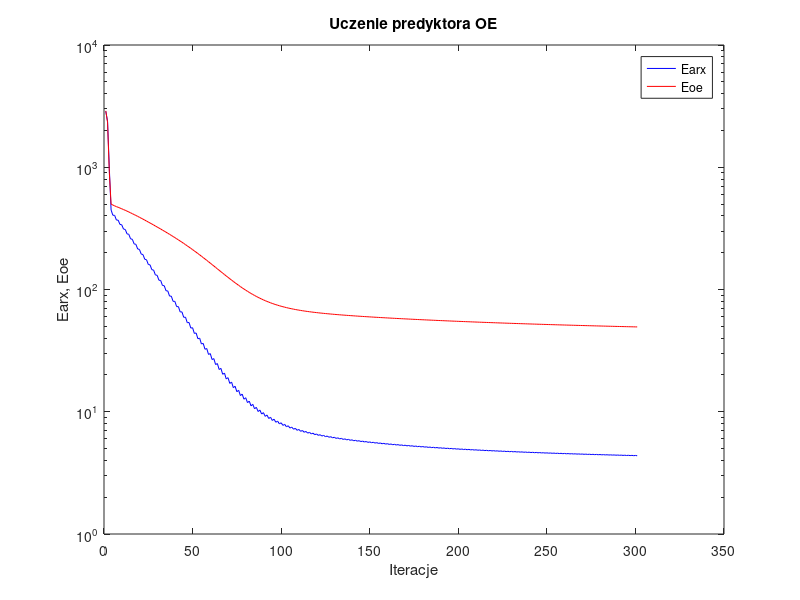
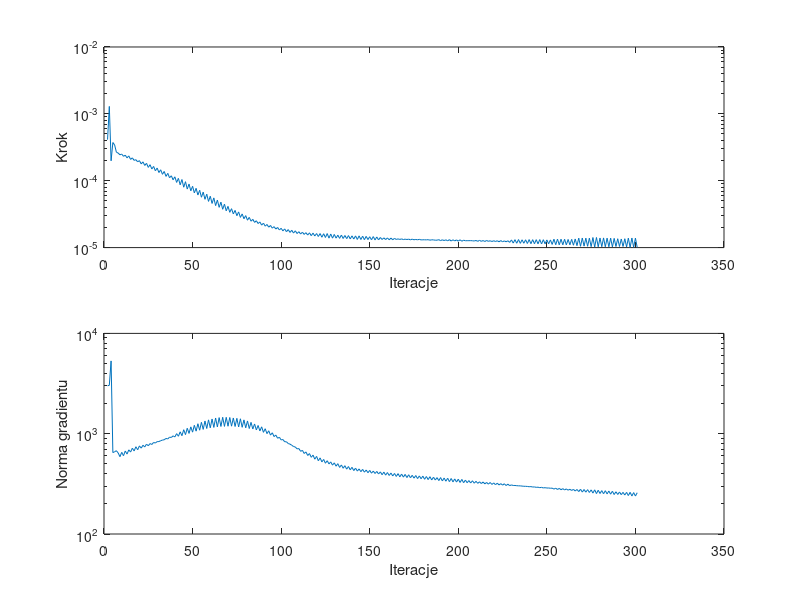

Reproduce these figures in MATLAB, in order.
%uczenie predyktora oe
clear all;
n=0; farx(n+1)=2.870358e+003; foe(n+1)=2.891916e+003; wspucz(n+1)=0.000000e+000; ng(n+1)=0.000000e+000;
n=1; farx(n+1)=2.379717e+003; foe(n+1)=2.336260e+003; krok(n+1)=4.114508e-004; ng(n+1)=3.007640e+003;
n=2; farx(n+1)=9.786130e+002; foe(n+1)=9.057911e+002; krok(n+1)=1.291963e-003; ng(n+1)=3.034686e+003;
n=3; farx(n+1)=4.470461e+002; foe(n+1)=4.997754e+002; krok(n+1)=1.985317e-004; ng(n+1)=5.317255e+003;
n=4; farx(n+1)=4.049215e+002; foe(n+1)=4.907626e+002; krok(n+1)=3.726079e-004; ng(n+1)=6.481428e+002;
n=5; farx(n+1)=4.040805e+002; foe(n+1)=4.833099e+002; krok(n+1)=3.423805e-004; ng(n+1)=6.613976e+002;
n=6; farx(n+1)=3.699364e+002; foe(n+1)=4.764314e+002; krok(n+1)=2.666638e-004; ng(n+1)=6.763047e+002;
n=7; farx(n+1)=3.691539e+002; foe(n+1)=4.702760e+002; krok(n+1)=2.594055e-004; ng(n+1)=6.428870e+002;
n=8; farx(n+1)=3.407019e+002; foe(n+1)=4.638216e+002; krok(n+1)=2.440395e-004; ng(n+1)=5.898796e+002;
n=9; farx(n+1)=3.386245e+002; foe(n+1)=4.574833e+002; krok(n+1)=2.505581e-004; ng(n+1)=6.518674e+002;
n=10; farx(n+1)=3.122037e+002; foe(n+1)=4.508357e+002; krok(n+1)=2.318206e-004; ng(n+1)=6.034010e+002;
n=11; farx(n+1)=3.098157e+002; foe(n+1)=4.443088e+002; krok(n+1)=2.411330e-004; ng(n+1)=6.723038e+002;
n=12; farx(n+1)=2.852707e+002; foe(n+1)=4.375028e+002; krok(n+1)=2.197532e-004; ng(n+1)=6.266444e+002;
n=13; farx(n+1)=2.827343e+002; foe(n+1)=4.308291e+002; krok(n+1)=2.351766e-004; ng(n+1)=6.902836e+002;
n=14; farx(n+1)=2.597750e+002; foe(n+1)=4.239021e+002; krok(n+1)=2.084136e-004; ng(n+1)=6.560760e+002;
n=15; farx(n+1)=2.574609e+002; foe(n+1)=4.171661e+002; krok(n+1)=2.197532e-004; ng(n+1)=7.166659e+002;
n=16; farx(n+1)=2.362023e+002; foe(n+1)=4.102190e+002; krok(n+1)=2.014683e-004; ng(n+1)=6.729562e+002;
n=17; farx(n+1)=2.341553e+002; foe(n+1)=4.034754e+002; krok(n+1)=2.064885e-004; ng(n+1)=7.410995e+002;
n=18; farx(n+1)=2.146749e+002; foe(n+1)=3.965544e+002; krok(n+1)=1.915864e-004; ng(n+1)=6.916265e+002;
n=19; farx(n+1)=2.127643e+002; foe(n+1)=3.898362e+002; krok(n+1)=1.997320e-004; ng(n+1)=7.559288e+002;
n=20; farx(n+1)=1.949448e+002; foe(n+1)=3.829677e+002; krok(n+1)=1.784716e-004; ng(n+1)=7.176982e+002;
n=21; farx(n+1)=1.931406e+002; foe(n+1)=3.763091e+002; krok(n+1)=1.915864e-004; ng(n+1)=7.671438e+002;
n=22; farx(n+1)=1.767624e+002; foe(n+1)=3.695416e+002; krok(n+1)=1.691914e-004; ng(n+1)=7.373591e+002;
n=23; farx(n+1)=1.752618e+002; foe(n+1)=3.629945e+002; krok(n+1)=1.821498e-004; ng(n+1)=7.861435e+002;
n=24; farx(n+1)=1.602993e+002; foe(n+1)=3.563448e+002; krok(n+1)=1.582138e-004; ng(n+1)=7.584001e+002;
n=25; farx(n+1)=1.589599e+002; foe(n+1)=3.499086e+002; krok(n+1)=1.736749e-004; ng(n+1)=7.978290e+002;
n=26; farx(n+1)=1.452041e+002; foe(n+1)=3.433992e+002; krok(n+1)=1.498490e-004; ng(n+1)=7.804519e+002;
n=27; farx(n+1)=1.441591e+002; foe(n+1)=3.371059e+002; krok(n+1)=1.635393e-004; ng(n+1)=8.176914e+002;
n=28; farx(n+1)=1.315560e+002; foe(n+1)=3.307399e+002; krok(n+1)=1.409239e-004; ng(n+1)=8.073547e+002;
n=29; farx(n+1)=1.307143e+002; foe(n+1)=3.245786e+002; krok(n+1)=1.547979e-004; ng(n+1)=8.337438e+002;
n=30; farx(n+1)=1.191411e+002; foe(n+1)=3.183535e+002; krok(n+1)=1.325538e-004; ng(n+1)=8.346058e+002;
n=31; farx(n+1)=1.185071e+002; foe(n+1)=3.123249e+002; krok(n+1)=1.457243e-004; ng(n+1)=8.518691e+002;
n=32; farx(n+1)=1.078720e+002; foe(n+1)=3.062373e+002; krok(n+1)=1.247165e-004; ng(n+1)=8.629694e+002;
n=33; farx(n+1)=1.074360e+002; foe(n+1)=3.003357e+002; krok(n+1)=1.376014e-004; ng(n+1)=8.708062e+002;
n=34; farx(n+1)=9.768039e+001; foe(n+1)=2.943688e+002; krok(n+1)=1.161197e-004; ng(n+1)=8.962714e+002;
n=35; farx(n+1)=9.735805e+001; foe(n+1)=2.885751e+002; krok(n+1)=1.289393e-004; ng(n+1)=8.864971e+002;
n=36; farx(n+1)=8.832101e+001; foe(n+1)=2.827405e+002; krok(n+1)=1.107642e-004; ng(n+1)=9.233472e+002;
n=37; farx(n+1)=8.824054e+001; foe(n+1)=2.770796e+002; krok(n+1)=1.185248e-004; ng(n+1)=9.169673e+002;
n=38; farx(n+1)=8.000348e+001; foe(n+1)=2.713650e+002; krok(n+1)=1.032442e-004; ng(n+1)=9.523638e+002;
n=39; farx(n+1)=7.998961e+001; foe(n+1)=2.657877e+002; krok(n+1)=1.144049e-004; ng(n+1)=9.289870e+002;
n=40; farx(n+1)=7.241528e+001; foe(n+1)=2.601512e+002; krok(n+1)=9.429965e-005; ng(n+1)=1.001064e+003;
n=41; farx(n+1)=7.245771e+001; foe(n+1)=2.546529e+002; krok(n+1)=1.085565e-004; ng(n+1)=9.429616e+002;
n=42; farx(n+1)=6.553369e+001; foe(n+1)=2.491115e+002; krok(n+1)=8.683747e-005; ng(n+1)=1.044050e+003;
n=43; farx(n+1)=6.562028e+001; foe(n+1)=2.436807e+002; krok(n+1)=1.042068e-004; ng(n+1)=9.551786e+002;
n=44; farx(n+1)=5.922086e+001; foe(n+1)=2.382114e+002; krok(n+1)=7.999634e-005; ng(n+1)=1.095599e+003;
n=45; farx(n+1)=5.938794e+001; foe(n+1)=2.328773e+002; krok(n+1)=9.677161e-005; ng(n+1)=9.795556e+002;
n=46; farx(n+1)=5.350700e+001; foe(n+1)=2.275263e+002; krok(n+1)=7.500566e-005; ng(n+1)=1.133029e+003;
n=47; farx(n+1)=5.375655e+001; foe(n+1)=2.223022e+002; krok(n+1)=8.923578e-005; ng(n+1)=1.006640e+003;
n=48; farx(n+1)=4.834622e+001; foe(n+1)=2.170775e+002; krok(n+1)=7.066590e-005; ng(n+1)=1.169683e+003;
n=49; farx(n+1)=4.868910e+001; foe(n+1)=2.119776e+002; krok(n+1)=8.254679e-005; ng(n+1)=1.036220e+003;
n=50; farx(n+1)=4.372096e+001; foe(n+1)=2.068715e+002; krok(n+1)=6.583320e-005; ng(n+1)=1.212867e+003;
n=51; farx(n+1)=4.411551e+001; foe(n+1)=2.018899e+002; krok(n+1)=7.703001e-005; ng(n+1)=1.060021e+003;
n=52; farx(n+1)=3.955926e+001; foe(n+1)=1.969085e+002; krok(n+1)=6.112503e-005; ng(n+1)=1.256989e+003;
n=53; farx(n+1)=3.998667e+001; foe(n+1)=1.920527e+002; krok(n+1)=7.197288e-005; ng(n+1)=1.084050e+003;
n=54; farx(n+1)=3.582232e+001; foe(n+1)=1.872094e+002; krok(n+1)=5.665485e-005; ng(n+1)=1.298417e+003;
n=55; farx(n+1)=3.626480e+001; foe(n+1)=1.824860e+002; krok(n+1)=6.756687e-005; ng(n+1)=1.104144e+003;
n=56; farx(n+1)=3.244462e+001; foe(n+1)=1.777921e+002; krok(n+1)=5.275049e-005; ng(n+1)=1.338684e+003;
n=57; farx(n+1)=3.291634e+001; foe(n+1)=1.732297e+002; krok(n+1)=6.291931e-005; ng(n+1)=1.126741e+003;
n=58; farx(n+1)=2.942588e+001; foe(n+1)=1.687023e+002; krok(n+1)=4.908915e-005; ng(n+1)=1.373819e+003;
n=59; farx(n+1)=2.990563e+001; foe(n+1)=1.643092e+002; krok(n+1)=5.861720e-005; ng(n+1)=1.144008e+003;
n=60; farx(n+1)=2.673351e+001; foe(n+1)=1.599685e+002; krok(n+1)=4.572173e-005; ng(n+1)=1.400820e+003;
n=61; farx(n+1)=2.721536e+001; foe(n+1)=1.557529e+002; krok(n+1)=5.538211e-005; ng(n+1)=1.155096e+003;
n=62; farx(n+1)=2.431523e+001; foe(n+1)=1.515967e+002; krok(n+1)=4.244958e-005; ng(n+1)=1.434381e+003;
n=63; farx(n+1)=2.479420e+001; foe(n+1)=1.475819e+002; krok(n+1)=5.143136e-005; ng(n+1)=1.168352e+003;
n=64; farx(n+1)=2.215791e+001; foe(n+1)=1.436456e+002; krok(n+1)=3.999817e-005; ng(n+1)=1.446829e+003;
n=65; farx(n+1)=2.264068e+001; foe(n+1)=1.398500e+002; krok(n+1)=4.780368e-005; ng(n+1)=1.180542e+003;
n=66; farx(n+1)=2.025616e+001; foe(n+1)=1.361375e+002; krok(n+1)=3.740683e-005; ng(n+1)=1.457542e+003;
n=67; farx(n+1)=2.071762e+001; foe(n+1)=1.325585e+002; krok(n+1)=4.461789e-005; ng(n+1)=1.182483e+003;
n=68; farx(n+1)=1.855574e+001; foe(n+1)=1.290842e+002; krok(n+1)=3.546212e-005; ng(n+1)=1.455931e+003;
n=69; farx(n+1)=1.901379e+001; foe(n+1)=1.257439e+002; krok(n+1)=4.135969e-005; ng(n+1)=1.187009e+003;
n=70; farx(n+1)=1.705139e+001; foe(n+1)=1.225090e+002; krok(n+1)=3.369455e-005; ng(n+1)=1.450284e+003;
n=71; farx(n+1)=1.750300e+001; foe(n+1)=1.194119e+002; krok(n+1)=3.819627e-005; ng(n+1)=1.188573e+003;
n=72; farx(n+1)=1.573925e+001; foe(n+1)=1.164195e+002; krok(n+1)=3.190024e-005; ng(n+1)=1.434644e+003;
n=73; farx(n+1)=1.617088e+001; foe(n+1)=1.135552e+002; krok(n+1)=3.598915e-005; ng(n+1)=1.179747e+003;
n=74; farx(n+1)=1.458438e+001; foe(n+1)=1.107972e+002; krok(n+1)=2.998666e-005; ng(n+1)=1.422550e+003;
n=75; farx(n+1)=1.499362e+001; foe(n+1)=1.081625e+002; krok(n+1)=3.415827e-005; ng(n+1)=1.167574e+003;
n=76; farx(n+1)=1.356072e+001; foe(n+1)=1.056332e+002; krok(n+1)=2.829063e-005; ng(n+1)=1.408187e+003;
n=77; farx(n+1)=1.394655e+001; foe(n+1)=1.032284e+002; krok(n+1)=3.190024e-005; ng(n+1)=1.158555e+003;
n=78; farx(n+1)=1.266396e+001; foe(n+1)=1.009294e+002; krok(n+1)=2.700051e-005; ng(n+1)=1.373520e+003;
n=79; farx(n+1)=1.302680e+001; foe(n+1)=9.874503e+001; krok(n+1)=3.008156e-005; ng(n+1)=1.144665e+003;
n=80; farx(n+1)=1.187767e+001; foe(n+1)=9.666265e+001; krok(n+1)=2.567510e-005; ng(n+1)=1.340273e+003;
n=81; farx(n+1)=1.221393e+001; foe(n+1)=9.468806e+001; krok(n+1)=2.832743e-005; ng(n+1)=1.126151e+003;
n=82; farx(n+1)=1.117968e+001; foe(n+1)=9.281259e+001; krok(n+1)=2.480406e-005; ng(n+1)=1.297090e+003;
n=83; farx(n+1)=1.149921e+001; foe(n+1)=9.103981e+001; krok(n+1)=2.647223e-005; ng(n+1)=1.114165e+003;
n=84; farx(n+1)=1.057518e+001; foe(n+1)=8.935689e+001; krok(n+1)=2.383042e-005; ng(n+1)=1.250484e+003;
n=85; farx(n+1)=1.087239e+001; foe(n+1)=8.776789e+001; krok(n+1)=2.519594e-005; ng(n+1)=1.089964e+003;
n=86; farx(n+1)=1.004224e+001; foe(n+1)=8.626174e+001; krok(n+1)=2.288495e-005; ng(n+1)=1.207445e+003;
n=87; farx(n+1)=1.032346e+001; foe(n+1)=8.484325e+001; krok(n+1)=2.418894e-005; ng(n+1)=1.066101e+003;
n=88; farx(n+1)=9.579237e+000; foe(n+1)=8.349753e+001; krok(n+1)=2.167257e-005; ng(n+1)=1.170888e+003;
n=89; farx(n+1)=9.835106e+000; foe(n+1)=8.223275e+001; krok(n+1)=2.322634e-005; ng(n+1)=1.031753e+003;
n=90; farx(n+1)=9.167907e+000; foe(n+1)=8.103567e+001; krok(n+1)=2.092147e-005; ng(n+1)=1.120953e+003;
n=91; farx(n+1)=9.404173e+000; foe(n+1)=7.991177e+001; krok(n+1)=2.219138e-005; ng(n+1)=1.001570e+003;
n=92; farx(n+1)=8.807309e+000; foe(n+1)=7.884885e+001; krok(n+1)=2.020511e-005; ng(n+1)=1.069227e+003;
n=93; farx(n+1)=9.024779e+000; foe(n+1)=7.785101e+001; krok(n+1)=2.142725e-005; ng(n+1)=9.678393e+002;
n=94; farx(n+1)=8.487511e+000; foe(n+1)=7.690764e+001; krok(n+1)=1.953303e-005; ng(n+1)=1.021186e+003;
n=95; farx(n+1)=8.687942e+000; foe(n+1)=7.602284e+001; krok(n+1)=2.058283e-005; ng(n+1)=9.359780e+002;
n=96; farx(n+1)=8.206283e+000; foe(n+1)=7.518644e+001; krok(n+1)=1.894313e-005; ng(n+1)=9.692025e+002;
n=97; farx(n+1)=8.390426e+000; foe(n+1)=7.440141e+001; krok(n+1)=1.999909e-005; ng(n+1)=9.008433e+002;
n=98; farx(n+1)=7.956246e+000; foe(n+1)=7.365916e+001; krok(n+1)=1.834698e-005; ng(n+1)=9.219339e+002;
n=99; farx(n+1)=8.125826e+000; foe(n+1)=7.296231e+001; krok(n+1)=1.944453e-005; ng(n+1)=8.666214e+002;
n=100; farx(n+1)=7.734571e+000; foe(n+1)=7.230306e+001; krok(n+1)=1.777520e-005; ng(n+1)=8.750530e+002;
n=101; farx(n+1)=7.890323e+000; foe(n+1)=7.168335e+001; krok(n+1)=1.904053e-005; ng(n+1)=8.311050e+002;
n=102; farx(n+1)=7.535672e+000; foe(n+1)=7.109667e+001; krok(n+1)=1.726474e-005; ng(n+1)=8.309711e+002;
n=103; farx(n+1)=7.679429e+000; foe(n+1)=7.054469e+001; krok(n+1)=1.859953e-005; ng(n+1)=7.980954e+002;
n=104; farx(n+1)=7.356917e+000; foe(n+1)=7.002153e+001; krok(n+1)=1.685899e-005; ng(n+1)=7.870050e+002;
n=105; farx(n+1)=7.490235e+000; foe(n+1)=6.952872e+001; krok(n+1)=1.816250e-005; ng(n+1)=7.671147e+002;
n=106; farx(n+1)=7.196317e+000; foe(n+1)=6.906086e+001; krok(n+1)=1.649119e-005; ng(n+1)=7.444940e+002;
n=107; farx(n+1)=7.320346e+000; foe(n+1)=6.861932e+001; krok(n+1)=1.782680e-005; ng(n+1)=7.368416e+002;
n=108; farx(n+1)=7.049826e+000; foe(n+1)=6.819927e+001; krok(n+1)=1.621284e-005; ng(n+1)=7.056181e+002;
n=109; farx(n+1)=7.166021e+000; foe(n+1)=6.780254e+001; krok(n+1)=1.729605e-005; ng(n+1)=7.111954e+002;
n=110; farx(n+1)=6.918872e+000; foe(n+1)=6.742424e+001; krok(n+1)=1.595012e-005; ng(n+1)=6.670012e+002;
n=111; farx(n+1)=7.026529e+000; foe(n+1)=6.706569e+001; krok(n+1)=1.700060e-005; ng(n+1)=6.824654e+002;
n=112; farx(n+1)=6.798672e+000; foe(n+1)=6.672327e+001; krok(n+1)=1.573332e-005; ng(n+1)=6.347134e+002;
n=113; farx(n+1)=6.900072e+000; foe(n+1)=6.639789e+001; krok(n+1)=1.672925e-005; ng(n+1)=6.579469e+002;
n=114; farx(n+1)=6.689803e+000; foe(n+1)=6.608625e+001; krok(n+1)=1.539716e-005; ng(n+1)=6.065309e+002;
n=115; farx(n+1)=6.784781e+000; foe(n+1)=6.578916e+001; krok(n+1)=1.663763e-005; ng(n+1)=6.335372e+002;
n=116; farx(n+1)=6.589304e+000; foe(n+1)=6.550391e+001; krok(n+1)=1.507081e-005; ng(n+1)=5.817769e+002;
n=117; farx(n+1)=6.678471e+000; foe(n+1)=6.523131e+001; krok(n+1)=1.645830e-005; ng(n+1)=6.115874e+002;
n=118; farx(n+1)=6.495536e+000; foe(n+1)=6.496901e+001; krok(n+1)=1.491645e-005; ng(n+1)=5.571244e+002;
n=119; farx(n+1)=6.580703e+000; foe(n+1)=6.471783e+001; krok(n+1)=1.621284e-005; ng(n+1)=5.939102e+002;
n=120; farx(n+1)=6.409878e+000; foe(n+1)=6.447527e+001; krok(n+1)=1.465800e-005; ng(n+1)=5.375966e+002;
n=121; farx(n+1)=6.490786e+000; foe(n+1)=6.424223e+001; krok(n+1)=1.621284e-005; ng(n+1)=5.740838e+002;
n=122; farx(n+1)=6.330666e+000; foe(n+1)=6.401643e+001; krok(n+1)=1.428638e-005; ng(n+1)=5.234045e+002;
n=123; farx(n+1)=6.406232e+000; foe(n+1)=6.379881e+001; krok(n+1)=1.611741e-005; ng(n+1)=5.539062e+002;
n=124; farx(n+1)=6.255745e+000; foe(n+1)=6.358804e+001; krok(n+1)=1.416371e-005; ng(n+1)=5.076584e+002;
n=125; farx(n+1)=6.328965e+000; foe(n+1)=6.338410e+001; krok(n+1)=1.621284e-005; ng(n+1)=5.379308e+002;
n=126; farx(n+1)=6.185322e+000; foe(n+1)=6.318546e+001; krok(n+1)=1.384553e-005; ng(n+1)=4.995753e+002;
n=127; farx(n+1)=6.255059e+000; foe(n+1)=6.299347e+001; krok(n+1)=1.597838e-005; ng(n+1)=5.235048e+002;
n=128; farx(n+1)=6.118615e+000; foe(n+1)=6.280637e+001; krok(n+1)=1.384553e-005; ng(n+1)=4.857396e+002;
n=129; farx(n+1)=6.186144e+000; foe(n+1)=6.262505e+001; krok(n+1)=1.572983e-005; ng(n+1)=5.121353e+002;
n=130; farx(n+1)=6.055541e+000; foe(n+1)=6.244785e+001; krok(n+1)=1.384553e-005; ng(n+1)=4.740426e+002;
n=131; farx(n+1)=6.120937e+000; foe(n+1)=6.227591e+001; krok(n+1)=1.535151e-005; ng(n+1)=5.027147e+002;
n=132; farx(n+1)=5.997773e+000; foe(n+1)=6.210760e+001; krok(n+1)=1.373458e-005; ng(n+1)=4.611887e+002;
n=133; farx(n+1)=6.060129e+000; foe(n+1)=6.194331e+001; krok(n+1)=1.539716e-005; ng(n+1)=4.881673e+002;
n=134; farx(n+1)=5.941465e+000; foe(n+1)=6.178246e+001; krok(n+1)=1.368724e-005; ng(n+1)=4.522943e+002;
n=135; farx(n+1)=6.002428e+000; foe(n+1)=6.162545e+001; krok(n+1)=1.517047e-005; ng(n+1)=4.798730e+002;
n=136; farx(n+1)=5.888624e+000; foe(n+1)=6.147132e+001; krok(n+1)=1.361415e-005; ng(n+1)=4.431080e+002;
n=137; farx(n+1)=5.948038e+000; foe(n+1)=6.132057e+001; krok(n+1)=1.511881e-005; ng(n+1)=4.704447e+002;
n=138; farx(n+1)=5.838276e+000; foe(n+1)=6.117228e+001; krok(n+1)=1.349208e-005; ng(n+1)=4.365082e+002;
n=139; farx(n+1)=5.895977e+000; foe(n+1)=6.102713e+001; krok(n+1)=1.498382e-005; ng(n+1)=4.621764e+002;
n=140; farx(n+1)=5.790377e+000; foe(n+1)=6.088421e+001; krok(n+1)=1.342816e-005; ng(n+1)=4.288461e+002;
n=141; farx(n+1)=5.846761e+000; foe(n+1)=6.074407e+001; krok(n+1)=1.496279e-005; ng(n+1)=4.540869e+002;
n=142; farx(n+1)=5.745035e+000; foe(n+1)=6.060583e+001; krok(n+1)=1.323611e-005; ng(n+1)=4.238748e+002;
n=143; farx(n+1)=5.799535e+000; foe(n+1)=6.047004e+001; krok(n+1)=1.497616e-005; ng(n+1)=4.454496e+002;
n=144; farx(n+1)=5.700718e+000; foe(n+1)=6.033613e+001; krok(n+1)=1.321254e-005; ng(n+1)=4.184810e+002;
n=145; farx(n+1)=5.754331e+000; foe(n+1)=6.020463e+001; krok(n+1)=1.481560e-005; ng(n+1)=4.406947e+002;
n=146; farx(n+1)=5.658746e+000; foe(n+1)=6.007471e+001; krok(n+1)=1.313918e-005; ng(n+1)=4.135759e+002;
n=147; farx(n+1)=5.710881e+000; foe(n+1)=5.994695e+001; krok(n+1)=1.470858e-005; ng(n+1)=4.344373e+002;
n=148; farx(n+1)=5.617955e+000; foe(n+1)=5.982077e+001; krok(n+1)=1.317649e-005; ng(n+1)=4.084076e+002;
n=149; farx(n+1)=5.669336e+000; foe(n+1)=5.969663e+001; krok(n+1)=1.453671e-005; ng(n+1)=4.305255e+002;
n=150; farx(n+1)=5.579501e+000; foe(n+1)=5.957384e+001; krok(n+1)=1.308609e-005; ng(n+1)=4.038587e+002;
n=151; farx(n+1)=5.629795e+000; foe(n+1)=5.945282e+001; krok(n+1)=1.460917e-005; ng(n+1)=4.239766e+002;
n=152; farx(n+1)=5.541757e+000; foe(n+1)=5.933301e+001; krok(n+1)=1.302585e-005; ng(n+1)=4.011263e+002;
n=153; farx(n+1)=5.591313e+000; foe(n+1)=5.921512e+001; krok(n+1)=1.442554e-005; ng(n+1)=4.205708e+002;
n=154; farx(n+1)=5.505682e+000; foe(n+1)=5.909829e+001; krok(n+1)=1.302585e-005; ng(n+1)=3.965745e+002;
n=155; farx(n+1)=5.553779e+000; foe(n+1)=5.898324e+001; krok(n+1)=1.416371e-005; ng(n+1)=4.163236e+002;
n=156; farx(n+1)=5.470502e+000; foe(n+1)=5.886937e+001; krok(n+1)=1.321254e-005; ng(n+1)=3.900390e+002;
n=157; farx(n+1)=5.518239e+000; foe(n+1)=5.875707e+001; krok(n+1)=1.398954e-005; ng(n+1)=4.140940e+002;
n=158; farx(n+1)=5.437074e+000; foe(n+1)=5.864577e+001; krok(n+1)=1.317649e-005; ng(n+1)=3.862970e+002;
n=159; farx(n+1)=5.484069e+000; foe(n+1)=5.853596e+001; krok(n+1)=1.395478e-005; ng(n+1)=4.098462e+002;
n=160; farx(n+1)=5.404914e+000; foe(n+1)=5.842705e+001; krok(n+1)=1.308479e-005; ng(n+1)=3.832560e+002;
n=161; farx(n+1)=5.450756e+000; foe(n+1)=5.831957e+001; krok(n+1)=1.386876e-005; ng(n+1)=4.051365e+002;
n=162; farx(n+1)=5.373711e+000; foe(n+1)=5.821302e+001; krok(n+1)=1.308609e-005; ng(n+1)=3.791895e+002;
n=163; farx(n+1)=5.418447e+000; foe(n+1)=5.810777e+001; krok(n+1)=1.373458e-005; ng(n+1)=4.010541e+002;
n=164; farx(n+1)=5.342906e+000; foe(n+1)=5.800346e+001; krok(n+1)=1.322977e-005; ng(n+1)=3.748341e+002;
n=165; farx(n+1)=5.387327e+000; foe(n+1)=5.790043e+001; krok(n+1)=1.351734e-005; ng(n+1)=3.998877e+002;
n=166; farx(n+1)=5.313659e+000; foe(n+1)=5.779822e+001; krok(n+1)=1.323611e-005; ng(n+1)=3.711629e+002;
n=167; farx(n+1)=5.357473e+000; foe(n+1)=5.769723e+001; krok(n+1)=1.350026e-005; ng(n+1)=3.962143e+002;
n=168; farx(n+1)=5.285257e+000; foe(n+1)=5.759702e+001; krok(n+1)=1.317649e-005; ng(n+1)=3.689440e+002;
n=169; farx(n+1)=5.328239e+000; foe(n+1)=5.749799e+001; krok(n+1)=1.338683e-005; ng(n+1)=3.929155e+002;
n=170; farx(n+1)=5.257732e+000; foe(n+1)=5.739972e+001; krok(n+1)=1.319809e-005; ng(n+1)=3.652835e+002;
n=171; farx(n+1)=5.300251e+000; foe(n+1)=5.730257e+001; krok(n+1)=1.338477e-005; ng(n+1)=3.896431e+002;
n=172; farx(n+1)=5.231370e+000; foe(n+1)=5.720614e+001; krok(n+1)=1.304908e-005; ng(n+1)=3.634722e+002;
n=173; farx(n+1)=5.272849e+000; foe(n+1)=5.711078e+001; krok(n+1)=1.338683e-005; ng(n+1)=3.848061e+002;
n=174; farx(n+1)=5.205199e+000; foe(n+1)=5.701614e+001; krok(n+1)=1.308479e-005; ng(n+1)=3.605003e+002;
n=175; farx(n+1)=5.246140e+000; foe(n+1)=5.692256e+001; krok(n+1)=1.323611e-005; ng(n+1)=3.828348e+002;
n=176; farx(n+1)=5.180104e+000; foe(n+1)=5.682965e+001; krok(n+1)=1.308609e-005; ng(n+1)=3.570266e+002;
n=177; farx(n+1)=5.220603e+000; foe(n+1)=5.673776e+001; krok(n+1)=1.328171e-005; ng(n+1)=3.793567e+002;
n=178; farx(n+1)=5.155436e+000; foe(n+1)=5.664651e+001; krok(n+1)=1.302585e-005; ng(n+1)=3.556852e+002;
n=179; farx(n+1)=5.195191e+000; foe(n+1)=5.655626e+001; krok(n+1)=1.308609e-005; ng(n+1)=3.773368e+002;
n=180; farx(n+1)=5.131720e+000; foe(n+1)=5.646664e+001; krok(n+1)=1.308609e-005; ng(n+1)=3.513276e+002;
n=181; farx(n+1)=5.170794e+000; foe(n+1)=5.637798e+001; krok(n+1)=1.304908e-005; ng(n+1)=3.740288e+002;
n=182; farx(n+1)=5.108243e+000; foe(n+1)=5.628994e+001; krok(n+1)=1.314101e-005; ng(n+1)=3.486502e+002;
n=183; farx(n+1)=5.146994e+000; foe(n+1)=5.620281e+001; krok(n+1)=1.290355e-005; ng(n+1)=3.728641e+002;
n=184; farx(n+1)=5.085981e+000; foe(n+1)=5.611628e+001; krok(n+1)=1.308609e-005; ng(n+1)=3.456586e+002;
n=185; farx(n+1)=5.124261e+000; foe(n+1)=5.603066e+001; krok(n+1)=1.302585e-005; ng(n+1)=3.687286e+002;
n=186; farx(n+1)=5.064266e+000; foe(n+1)=5.594561e+001; krok(n+1)=1.290355e-005; ng(n+1)=3.452087e+002;
n=187; farx(n+1)=5.101395e+000; foe(n+1)=5.586144e+001; krok(n+1)=1.290553e-005; ng(n+1)=3.648751e+002;
n=188; farx(n+1)=5.042324e+000; foe(n+1)=5.577783e+001; krok(n+1)=1.314101e-005; ng(n+1)=3.407059e+002;
n=189; farx(n+1)=5.079431e+000; foe(n+1)=5.569505e+001; krok(n+1)=1.270754e-005; ng(n+1)=3.652626e+002;
n=190; farx(n+1)=5.021756e+000; foe(n+1)=5.561283e+001; krok(n+1)=1.308609e-005; ng(n+1)=3.380838e+002;
n=191; farx(n+1)=5.058136e+000; foe(n+1)=5.553144e+001; krok(n+1)=1.273164e-005; ng(n+1)=3.613360e+002;
n=192; farx(n+1)=5.001338e+000; foe(n+1)=5.545059e+001; krok(n+1)=1.308479e-005; ng(n+1)=3.360210e+002;
n=193; farx(n+1)=5.037157e+000; foe(n+1)=5.537053e+001; krok(n+1)=1.259797e-005; ng(n+1)=3.594841e+002;
n=194; farx(n+1)=4.981461e+000; foe(n+1)=5.529098e+001; krok(n+1)=1.315377e-005; ng(n+1)=3.328513e+002;
n=195; farx(n+1)=5.016908e+000; foe(n+1)=5.521222e+001; krok(n+1)=1.254429e-005; ng(n+1)=3.574835e+002;
n=196; farx(n+1)=4.962318e+000; foe(n+1)=5.513397e+001; krok(n+1)=1.308609e-005; ng(n+1)=3.307829e+002;
n=197; farx(n+1)=4.997290e+000; foe(n+1)=5.505649e+001; krok(n+1)=1.259177e-005; ng(n+1)=3.541802e+002;
n=198; farx(n+1)=4.943435e+000; foe(n+1)=5.497953e+001; krok(n+1)=1.302585e-005; ng(n+1)=3.294222e+002;
n=199; farx(n+1)=4.977840e+000; foe(n+1)=5.490329e+001; krok(n+1)=1.248325e-005; ng(n+1)=3.521106e+002;
n=200; farx(n+1)=4.924989e+000; foe(n+1)=5.482753e+001; krok(n+1)=1.308479e-005; ng(n+1)=3.264042e+002;
n=201; farx(n+1)=4.959081e+000; foe(n+1)=5.475249e+001; krok(n+1)=1.245057e-005; ng(n+1)=3.501603e+002;
n=202; farx(n+1)=4.907563e+000; foe(n+1)=5.467795e+001; krok(n+1)=1.290553e-005; ng(n+1)=3.246203e+002;
n=203; farx(n+1)=4.941046e+000; foe(n+1)=5.460414e+001; krok(n+1)=1.265721e-005; ng(n+1)=3.449205e+002;
n=204; farx(n+1)=4.890334e+000; foe(n+1)=5.453080e+001; krok(n+1)=1.268925e-005; ng(n+1)=3.245833e+002;
n=205; farx(n+1)=4.923096e+000; foe(n+1)=5.445815e+001; krok(n+1)=1.268925e-005; ng(n+1)=3.410216e+002;
n=206; farx(n+1)=4.873105e+000; foe(n+1)=5.438596e+001; krok(n+1)=1.270754e-005; ng(n+1)=3.224326e+002;
n=207; farx(n+1)=4.905681e+000; foe(n+1)=5.431444e+001; krok(n+1)=1.265721e-005; ng(n+1)=3.395224e+002;
n=208; farx(n+1)=4.856770e+000; foe(n+1)=5.424337e+001; krok(n+1)=1.254943e-005; ng(n+1)=3.210285e+002;
n=209; farx(n+1)=4.888721e+000; foe(n+1)=5.417294e+001; krok(n+1)=1.278257e-005; ng(n+1)=3.351148e+002;
n=210; farx(n+1)=4.840678e+000; foe(n+1)=5.410295e+001; krok(n+1)=1.240823e-005; ng(n+1)=3.199777e+002;
n=211; farx(n+1)=4.872043e+000; foe(n+1)=5.403359e+001; krok(n+1)=1.283755e-005; ng(n+1)=3.315101e+002;
n=212; farx(n+1)=4.824591e+000; foe(n+1)=5.396466e+001; krok(n+1)=1.240203e-005; ng(n+1)=3.183001e+002;
n=213; farx(n+1)=4.855630e+000; foe(n+1)=5.389637e+001; krok(n+1)=1.274425e-005; ng(n+1)=3.301000e+002;
n=214; farx(n+1)=4.809207e+000; foe(n+1)=5.382849e+001; krok(n+1)=1.234279e-005; ng(n+1)=3.159047e+002;
n=215; farx(n+1)=4.839650e+000; foe(n+1)=5.376121e+001; krok(n+1)=1.277945e-005; ng(n+1)=3.266421e+002;
n=216; farx(n+1)=4.793659e+000; foe(n+1)=5.369436e+001; krok(n+1)=1.240203e-005; ng(n+1)=3.139697e+002;
n=217; farx(n+1)=4.824017e+000; foe(n+1)=5.362812e+001; krok(n+1)=1.265721e-005; ng(n+1)=3.263418e+002;
n=218; farx(n+1)=4.778919e+000; foe(n+1)=5.356227e+001; krok(n+1)=1.233369e-005; ng(n+1)=3.119653e+002;
n=219; farx(n+1)=4.808700e+000; foe(n+1)=5.349701e+001; krok(n+1)=1.266631e-005; ng(n+1)=3.231756e+002;
n=220; farx(n+1)=4.764298e+000; foe(n+1)=5.343214e+001; krok(n+1)=1.233369e-005; ng(n+1)=3.098138e+002;
n=221; farx(n+1)=4.793826e+000; foe(n+1)=5.336785e+001; krok(n+1)=1.265721e-005; ng(n+1)=3.213113e+002;
n=222; farx(n+1)=4.750249e+000; foe(n+1)=5.330393e+001; krok(n+1)=1.221743e-005; ng(n+1)=3.083882e+002;
n=223; farx(n+1)=4.779263e+000; foe(n+1)=5.324056e+001; krok(n+1)=1.272730e-005; ng(n+1)=3.178416e+002;
n=224; farx(n+1)=4.736109e+000; foe(n+1)=5.317757e+001; krok(n+1)=1.222055e-005; ng(n+1)=3.069316e+002;
n=225; farx(n+1)=4.764818e+000; foe(n+1)=5.311515e+001; krok(n+1)=1.259177e-005; ng(n+1)=3.169085e+002;
n=226; farx(n+1)=4.722543e+000; foe(n+1)=5.305309e+001; krok(n+1)=1.221743e-005; ng(n+1)=3.041898e+002;
n=227; farx(n+1)=4.750952e+000; foe(n+1)=5.299157e+001; krok(n+1)=1.265721e-005; ng(n+1)=3.142493e+002;
n=228; farx(n+1)=4.709702e+000; foe(n+1)=5.293039e+001; krok(n+1)=1.197415e-005; ng(n+1)=3.032846e+002;
n=229; farx(n+1)=4.737704e+000; foe(n+1)=5.286965e+001; krok(n+1)=1.302585e-005; ng(n+1)=3.087120e+002;
n=230; farx(n+1)=4.696879e+000; foe(n+1)=5.280920e+001; krok(n+1)=1.168144e-005; ng(n+1)=3.046827e+002;
n=231; farx(n+1)=4.724275e+000; foe(n+1)=5.274923e+001; krok(n+1)=1.313918e-005; ng(n+1)=3.046788e+002;
n=232; farx(n+1)=4.684088e+000; foe(n+1)=5.268962e+001; krok(n+1)=1.161523e-005; ng(n+1)=3.031591e+002;
n=233; farx(n+1)=4.711159e+000; foe(n+1)=5.263047e+001; krok(n+1)=1.318762e-005; ng(n+1)=3.021545e+002;
n=234; farx(n+1)=4.671437e+000; foe(n+1)=5.257166e+001; krok(n+1)=1.157184e-005; ng(n+1)=3.019116e+002;
n=235; farx(n+1)=4.698083e+000; foe(n+1)=5.251337e+001; krok(n+1)=1.308609e-005; ng(n+1)=3.004443e+002;
n=236; farx(n+1)=4.659035e+000; foe(n+1)=5.245546e+001; krok(n+1)=1.161523e-005; ng(n+1)=2.991094e+002;
n=237; farx(n+1)=4.685516e+000; foe(n+1)=5.239801e+001; krok(n+1)=1.308479e-005; ng(n+1)=2.988802e+002;
n=238; farx(n+1)=4.647082e+000; foe(n+1)=5.234087e+001; krok(n+1)=1.151293e-005; ng(n+1)=2.979362e+002;
n=239; farx(n+1)=4.673218e+000; foe(n+1)=5.228417e+001; krok(n+1)=1.317649e-005; ng(n+1)=2.959724e+002;
n=240; farx(n+1)=4.635233e+000; foe(n+1)=5.222777e+001; krok(n+1)=1.144248e-005; ng(n+1)=2.969459e+002;
n=241; farx(n+1)=4.660997e+000; foe(n+1)=5.217185e+001; krok(n+1)=1.313918e-005; ng(n+1)=2.939568e+002;
n=242; farx(n+1)=4.623642e+000; foe(n+1)=5.211626e+001; krok(n+1)=1.142512e-005; ng(n+1)=2.948120e+002;
n=243; farx(n+1)=4.649081e+000; foe(n+1)=5.206110e+001; krok(n+1)=1.313918e-005; ng(n+1)=2.918277e+002;
n=244; farx(n+1)=4.612282e+000; foe(n+1)=5.200626e+001; krok(n+1)=1.138543e-005; ng(n+1)=2.931182e+002;
n=245; farx(n+1)=4.637472e+000; foe(n+1)=5.195185e+001; krok(n+1)=1.317649e-005; ng(n+1)=2.897009e+002;
n=246; farx(n+1)=4.601105e+000; foe(n+1)=5.189772e+001; krok(n+1)=1.133131e-005; ng(n+1)=2.919576e+002;
n=247; farx(n+1)=4.625934e+000; foe(n+1)=5.184404e+001; krok(n+1)=1.312268e-005; ng(n+1)=2.878512e+002;
n=248; farx(n+1)=4.589994e+000; foe(n+1)=5.179069e+001; krok(n+1)=1.138585e-005; ng(n+1)=2.897097e+002;
n=249; farx(n+1)=4.614687e+000; foe(n+1)=5.173783e+001; krok(n+1)=1.302585e-005; ng(n+1)=2.871499e+002;
n=250; farx(n+1)=4.579214e+000; foe(n+1)=5.168521e+001; krok(n+1)=1.138585e-005; ng(n+1)=2.878599e+002;
n=251; farx(n+1)=4.603761e+000; foe(n+1)=5.163308e+001; krok(n+1)=1.302585e-005; ng(n+1)=2.856984e+002;
n=252; farx(n+1)=4.569210e+000; foe(n+1)=5.158112e+001; krok(n+1)=1.115447e-005; ng(n+1)=2.867404e+002;
n=253; farx(n+1)=4.593111e+000; foe(n+1)=5.152941e+001; krok(n+1)=1.334530e-005; ng(n+1)=2.800841e+002;
n=254; farx(n+1)=4.558901e+000; foe(n+1)=5.147804e+001; krok(n+1)=1.104522e-005; ng(n+1)=2.863607e+002;
n=255; farx(n+1)=4.582526e+000; foe(n+1)=5.142697e+001; krok(n+1)=1.338683e-005; ng(n+1)=2.778688e+002;
n=256; farx(n+1)=4.548700e+000; foe(n+1)=5.137625e+001; krok(n+1)=1.101046e-005; ng(n+1)=2.850690e+002;
n=257; farx(n+1)=4.572062e+000; foe(n+1)=5.132588e+001; krok(n+1)=1.334530e-005; ng(n+1)=2.762859e+002;
n=258; farx(n+1)=4.538678e+000; foe(n+1)=5.127584e+001; krok(n+1)=1.101046e-005; ng(n+1)=2.832084e+002;
n=259; farx(n+1)=4.561840e+000; foe(n+1)=5.122616e+001; krok(n+1)=1.331597e-005; ng(n+1)=2.748533e+002;
n=260; farx(n+1)=4.528860e+000; foe(n+1)=5.117677e+001; krok(n+1)=1.099167e-005; ng(n+1)=2.816528e+002;
n=261; farx(n+1)=4.551704e+000; foe(n+1)=5.112777e+001; krok(n+1)=1.323611e-005; ng(n+1)=2.733336e+002;
n=262; farx(n+1)=4.519240e+000; foe(n+1)=5.107909e+001; krok(n+1)=1.101046e-005; ng(n+1)=2.793139e+002;
n=263; farx(n+1)=4.541988e+000; foe(n+1)=5.103074e+001; krok(n+1)=1.328171e-005; ng(n+1)=2.717827e+002;
n=264; farx(n+1)=4.510047e+000; foe(n+1)=5.098260e+001; krok(n+1)=1.085468e-005; ng(n+1)=2.786670e+002;
n=265; farx(n+1)=4.532421e+000; foe(n+1)=5.093471e+001; krok(n+1)=1.346311e-005; ng(n+1)=2.682857e+002;
n=266; farx(n+1)=4.501007e+000; foe(n+1)=5.088710e+001; krok(n+1)=1.069939e-005; ng(n+1)=2.779856e+002;
n=267; farx(n+1)=4.523322e+000; foe(n+1)=5.083962e+001; krok(n+1)=1.384553e-005; ng(n+1)=2.647263e+002;
n=268; farx(n+1)=4.492004e+000; foe(n+1)=5.079223e+001; krok(n+1)=1.046329e-005; ng(n+1)=2.797549e+002;
n=269; farx(n+1)=4.513838e+000; foe(n+1)=5.074518e+001; krok(n+1)=1.390431e-005; ng(n+1)=2.617375e+002;
n=270; farx(n+1)=4.482840e+000; foe(n+1)=5.069845e+001; krok(n+1)=1.051121e-005; ng(n+1)=2.777112e+002;
n=271; farx(n+1)=4.504679e+000; foe(n+1)=5.065216e+001; krok(n+1)=1.384553e-005; ng(n+1)=2.612458e+002;
n=272; farx(n+1)=4.474001e+000; foe(n+1)=5.060595e+001; krok(n+1)=1.046074e-005; ng(n+1)=2.767531e+002;
n=273; farx(n+1)=4.495617e+000; foe(n+1)=5.056024e+001; krok(n+1)=1.384553e-005; ng(n+1)=2.595683e+002;
n=274; farx(n+1)=4.465572e+000; foe(n+1)=5.051460e+001; krok(n+1)=1.033992e-005; ng(n+1)=2.753752e+002;
n=275; farx(n+1)=4.486906e+000; foe(n+1)=5.046919e+001; krok(n+1)=1.414532e-005; ng(n+1)=2.558842e+002;
n=276; farx(n+1)=4.457145e+000; foe(n+1)=5.042389e+001; krok(n+1)=1.018440e-005; ng(n+1)=2.756236e+002;
n=277; farx(n+1)=4.477952e+000; foe(n+1)=5.037885e+001; krok(n+1)=1.416371e-005; ng(n+1)=2.530044e+002;
n=278; farx(n+1)=4.448470e+000; foe(n+1)=5.033426e+001; krok(n+1)=1.029142e-005; ng(n+1)=2.731900e+002;
n=279; farx(n+1)=4.469195e+000; foe(n+1)=5.029007e+001; krok(n+1)=1.390431e-005; ng(n+1)=2.533630e+002;
n=280; farx(n+1)=4.440214e+000; foe(n+1)=5.024617e+001; krok(n+1)=1.031835e-005; ng(n+1)=2.707413e+002;
n=281; farx(n+1)=4.460846e+000; foe(n+1)=5.020255e+001; krok(n+1)=1.395478e-005; ng(n+1)=2.518806e+002;
n=282; farx(n+1)=4.432019e+000; foe(n+1)=5.015908e+001; krok(n+1)=1.029142e-005; ng(n+1)=2.701239e+002;
n=283; farx(n+1)=4.452472e+000; foe(n+1)=5.011609e+001; krok(n+1)=1.384553e-005; ng(n+1)=2.510325e+002;
n=284; farx(n+1)=4.424067e+000; foe(n+1)=5.007322e+001; krok(n+1)=1.029142e-005; ng(n+1)=2.682223e+002;
n=285; farx(n+1)=4.444328e+000; foe(n+1)=5.003076e+001; krok(n+1)=1.384553e-005; ng(n+1)=2.494919e+002;
n=286; farx(n+1)=4.416321e+000; foe(n+1)=4.998840e+001; krok(n+1)=1.023758e-005; ng(n+1)=2.669330e+002;
n=287; farx(n+1)=4.436070e+000; foe(n+1)=4.994638e+001; krok(n+1)=1.373458e-005; ng(n+1)=2.473875e+002;
n=288; farx(n+1)=4.408429e+000; foe(n+1)=4.990476e+001; krok(n+1)=1.038706e-005; ng(n+1)=2.637623e+002;
n=289; farx(n+1)=4.428225e+000; foe(n+1)=4.986348e+001; krok(n+1)=1.356957e-005; ng(n+1)=2.477611e+002;
n=290; farx(n+1)=4.400863e+000; foe(n+1)=4.982237e+001; krok(n+1)=1.038706e-005; ng(n+1)=2.623782e+002;
n=291; farx(n+1)=4.420399e+000; foe(n+1)=4.978164e+001; krok(n+1)=1.344623e-005; ng(n+1)=2.467102e+002;
n=292; farx(n+1)=4.393543e+000; foe(n+1)=4.974113e+001; krok(n+1)=1.039083e-005; ng(n+1)=2.600833e+002;
n=293; farx(n+1)=4.412979e+000; foe(n+1)=4.970084e+001; krok(n+1)=1.356957e-005; ng(n+1)=2.447896e+002;
n=294; farx(n+1)=4.386457e+000; foe(n+1)=4.966068e+001; krok(n+1)=1.023989e-005; ng(n+1)=2.598960e+002;
n=295; farx(n+1)=4.405739e+000; foe(n+1)=4.962067e+001; krok(n+1)=1.384553e-005; ng(n+1)=2.417851e+002;
n=296; farx(n+1)=4.379397e+000; foe(n+1)=4.958075e+001; krok(n+1)=1.008355e-005; ng(n+1)=2.603743e+002;
n=297; farx(n+1)=4.398315e+000; foe(n+1)=4.954108e+001; krok(n+1)=1.390431e-005; ng(n+1)=2.392595e+002;
n=298; farx(n+1)=4.372192e+000; foe(n+1)=4.950168e+001; krok(n+1)=1.013046e-005; ng(n+1)=2.587193e+002;
n=299; farx(n+1)=4.391145e+000; foe(n+1)=4.946263e+001; krok(n+1)=1.384553e-005; ng(n+1)=2.389627e+002;
n=300; farx(n+1)=4.365217e+000; foe(n+1)=4.942361e+001; krok(n+1)=1.009346e-005; ng(n+1)=2.579801e+002;

figure; semilogy(farx,'b'); hold on; semilogy(foe,'r'); xlabel('Iteracje'); ylabel('Earx, Eoe'); legend('Earx','Eoe'); title('Uczenie predyktora OE');
figure; subplot(2,1,1); semilogy(krok); xlabel('Iteracje'); ylabel('Krok');
subplot(2,1,2); semilogy(ng); xlabel('Iteracje'); ylabel('Norma gradientu');
Earx=farx(n+1)
Eoe=foe(n+1)
